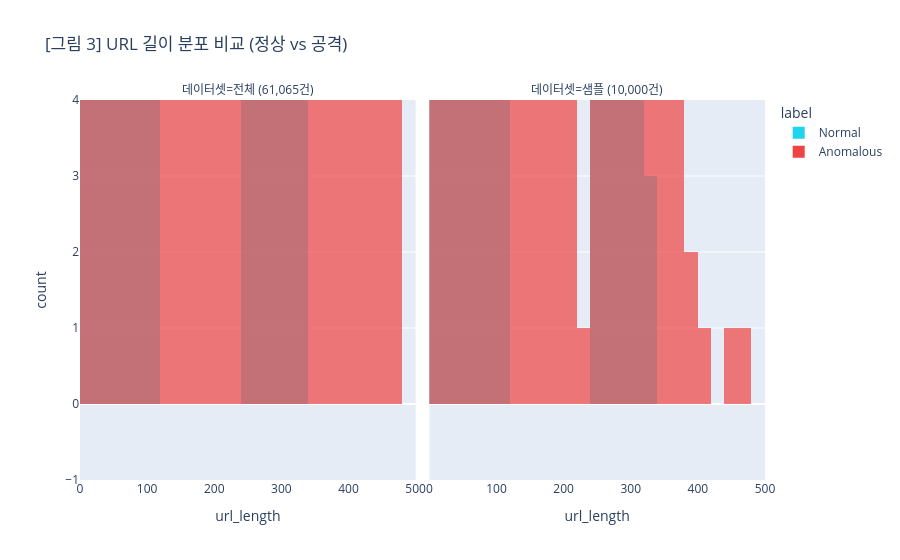
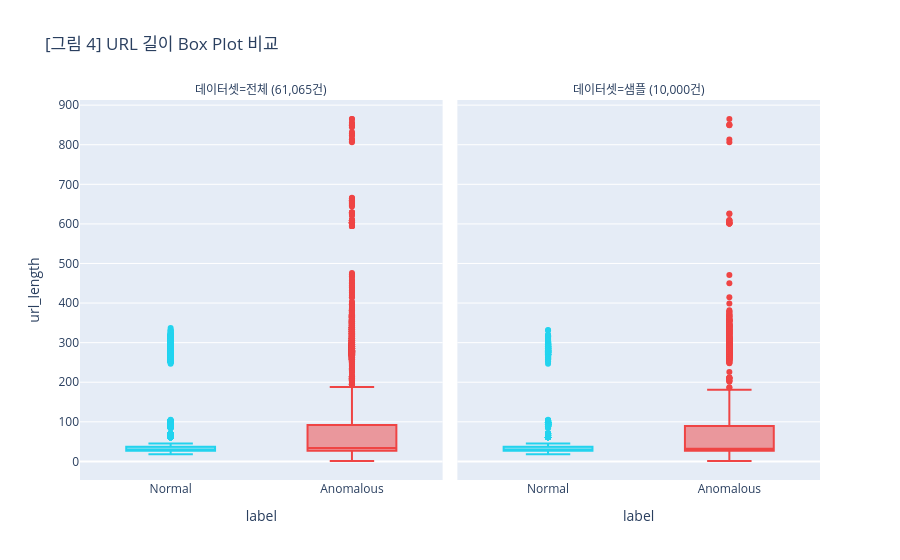

The cell these charts' notebook holds for them, in order:
### Markdown cell above
### 3.3 URL 길이 분포 비교

URL 길이는 공격 탐지의 핵심 특성 중 하나이다. 공격 요청은 SQL/XSS 코드 삽입으로 인해 URL이 길어지는 경향이 있다. [그림 3]은 두 데이터셋의 URL 길이 분포를 히스토그램과 Box Plot으로 비교한다.

### Code cell
# [그림 3] URL 길이 분포 비교 — 히스토그램
df_full["데이터셋"] = "전체 (61,065건)"
df_sample["데이터셋"] = "샘플 (10,000건)"
combined = pd.concat([df_full, df_sample])

fig = px.histogram(
    combined, x="url_length", color="label",
    facet_col="데이터셋",
    title="[그림 3] URL 길이 분포 비교 (정상 vs 공격)",
    barmode="overlay", opacity=0.7, nbins=80,
    color_discrete_map={"Normal": "#22d3ee", "Anomalous": "#ef4444"},
)
fig.update_xaxes(range=[0, 500])
fig.show()

# [그림 4] URL 길이 Box Plot 비교
fig2 = px.box(
    combined, x="label", y="url_length",
    color="label", facet_col="데이터셋",
    title="[그림 4] URL 길이 Box Plot 비교",
    color_discrete_map={"Normal": "#22d3ee", "Anomalous": "#ef4444"},
)
fig2.update_layout(showlegend=False)
fig2.show()

# URL 길이 통계 비교 표
rows = []
for name, df_t in [("전체", df_full), ("샘플", df_sample)]:
    for lbl in ["Normal", "Anomalous"]:
        s = df_t[df_t["label"] == lbl]["url_length"]
        rows.append({"데이터": name, "라벨": lbl,
                     "평균": round(s.mean(), 1),
                     "중앙값": round(s.median(), 1),
                     "최대": int(s.max()),
                     "표준편차": round(s.std(), 1)})
pd.DataFrame(rows).set_index(["데이터", "라벨"])

### Figure 1 — Plotly figure (JSON) as saved in the notebook; plotly's stock layout.template omitted (floating-point values rounded to 4 significant figures; data arrays with more than 128 entries replaced by an {"elided": "..."} marker saying what was removed)
{"data": [{"bingroup": "x", "hovertemplate": "label=Normal<br>데이터셋=전체 (61,065건)<br>url_length=%{x}<br>count=%{y}<extra></extra>", "legendgroup": "Normal", "marker": {"color": "#22d3ee", "opacity": 0.7, "pattern": {"shape": ""}}, "name": "Normal", "nbinsx": 80, "orientation": "v", "showlegend": true, "type": "histogram", "x": {"elided": "36000 int values"}, "xaxis": "x", "yaxis": "y"}, {"bingroup": "x", "hovertemplate": "label=Normal<br>데이터셋=샘플 (10,000건)<br>url_length=%{x}<br>count=%{y}<extra></extra>", "legendgroup": "Normal", "marker": {"color": "#22d3ee", "opacity": 0.7, "pattern": {"shape": ""}}, "name": "Normal", "nbinsx": 80, "orientation": "v", "showlegend": false, "type": "histogram", "x": {"elided": "5895 int values"}, "xaxis": "x2", "yaxis": "y2"}, {"bingroup": "x", "hovertemplate": "label=Anomalous<br>데이터셋=전체 (61,065건)<br>url_length=%{x}<br>count=%{y}<extra></extra>", "legendgroup": "Anomalous", "marker": {"color": "#ef4444", "opacity": 0.7, "pattern": {"shape": ""}}, "name": "Anomalous", "nbinsx": 80, "orientation": "v", "showlegend": true, "type": "histogram", "x": {"elided": "25065 int values"}, "xaxis": "x", "yaxis": "y"}, {"bingroup": "x", "hovertemplate": "label=Anomalous<br>데이터셋=샘플 (10,000건)<br>url_length=%{x}<br>count=%{y}<extra></extra>", "legendgroup": "Anomalous", "marker": {"color": "#ef4444", "opacity": 0.7, "pattern": {"shape": ""}}, "name": "Anomalous", "nbinsx": 80, "orientation": "v", "showlegend": false, "type": "histogram", "x": {"elided": "4105 int values"}, "xaxis": "x2", "yaxis": "y2"}], "layout": {"annotations": [{"font": {}, "showarrow": false, "text": "데이터셋=전체 (61,065건)", "x": 0.245, "xanchor": "center", "xref": "paper", "y": 1, "yanchor": "bottom", "yref": "paper"}, {"font": {}, "showarrow": false, "text": "데이터셋=샘플 (10,000건)", "x": 0.755, "xanchor": "center", "xref": "paper", "y": 1, "yanchor": "bottom", "yref": "paper"}], "barmode": "overlay", "legend": {"title": {"text": "label"}, "tracegroupgap": 0}, "title": {"text": "[그림 3] URL 길이 분포 비교 (정상 vs 공격)"}, "xaxis": {"anchor": "y", "domain": [0, 0.49], "range": [0, 500], "title": {"text": "url_length"}}, "xaxis2": {"anchor": "y2", "domain": [0.51, 1], "matches": "x", "range": [0, 500], "title": {"text": "url_length"}}, "yaxis": {"anchor": "x", "domain": [0, 1], "title": {"text": "count"}}, "yaxis2": {"anchor": "x2", "domain": [0, 1], "matches": "y", "showticklabels": false}}}

### Figure 2 — Plotly figure (JSON) as saved in the notebook; plotly's stock layout.template omitted (floating-point values rounded to 4 significant figures; data arrays with more than 128 entries replaced by an {"elided": "..."} marker saying what was removed)
{"data": [{"alignmentgroup": "True", "hovertemplate": "label=%{x}<br>데이터셋=전체 (61,065건)<br>url_length=%{y}<extra></extra>", "legendgroup": "Normal", "marker": {"color": "#22d3ee"}, "name": "Normal", "notched": false, "offsetgroup": "Normal", "orientation": "v", "showlegend": true, "type": "box", "x": {"elided": "36000 str values"}, "x0": " ", "xaxis": "x", "y": {"elided": "36000 int values"}, "y0": " ", "yaxis": "y"}, {"alignmentgroup": "True", "hovertemplate": "label=%{x}<br>데이터셋=샘플 (10,000건)<br>url_length=%{y}<extra></extra>", "legendgroup": "Normal", "marker": {"color": "#22d3ee"}, "name": "Normal", "notched": false, "offsetgroup": "Normal", "orientation": "v", "showlegend": false, "type": "box", "x": {"elided": "5895 str values"}, "x0": " ", "xaxis": "x2", "y": {"elided": "5895 int values"}, "y0": " ", "yaxis": "y2"}, {"alignmentgroup": "True", "hovertemplate": "label=%{x}<br>데이터셋=전체 (61,065건)<br>url_length=%{y}<extra></extra>", "legendgroup": "Anomalous", "marker": {"color": "#ef4444"}, "name": "Anomalous", "notched": false, "offsetgroup": "Anomalous", "orientation": "v", "showlegend": true, "type": "box", "x": {"elided": "25065 str values"}, "x0": " ", "xaxis": "x", "y": {"elided": "25065 int values"}, "y0": " ", "yaxis": "y"}, {"alignmentgroup": "True", "hovertemplate": "label=%{x}<br>데이터셋=샘플 (10,000건)<br>url_length=%{y}<extra></extra>", "legendgroup": "Anomalous", "marker": {"color": "#ef4444"}, "name": "Anomalous", "notched": false, "offsetgroup": "Anomalous", "orientation": "v", "showlegend": false, "type": "box", "x": {"elided": "4105 str values"}, "x0": " ", "xaxis": "x2", "y": {"elided": "4105 int values"}, "y0": " ", "yaxis": "y2"}], "layout": {"annotations": [{"font": {}, "showarrow": false, "text": "데이터셋=전체 (61,065건)", "x": 0.245, "xanchor": "center", "xref": "paper", "y": 1, "yanchor": "bottom", "yref": "paper"}, {"font": {}, "showarrow": false, "text": "데이터셋=샘플 (10,000건)", "x": 0.755, "xanchor": "center", "xref": "paper", "y": 1, "yanchor": "bottom", "yref": "paper"}], "boxmode": "overlay", "legend": {"title": {"text": "label"}, "tracegroupgap": 0}, "showlegend": false, "title": {"text": "[그림 4] URL 길이 Box Plot 비교"}, "xaxis": {"anchor": "y", "categoryarray": ["Normal", "Anomalous"], "categoryorder": "array", "domain": [0, 0.49], "title": {"text": "label"}}, "xaxis2": {"anchor": "y2", "categoryarray": ["Normal", "Anomalous"], "categoryorder": "array", "domain": [0.51, 1], "matches": "x", "title": {"text": "label"}}, "yaxis": {"anchor": "x", "domain": [0, 1], "title": {"text": "url_length"}}, "yaxis2": {"anchor": "x2", "domain": [0, 1], "matches": "y", "showticklabels": false}}}
